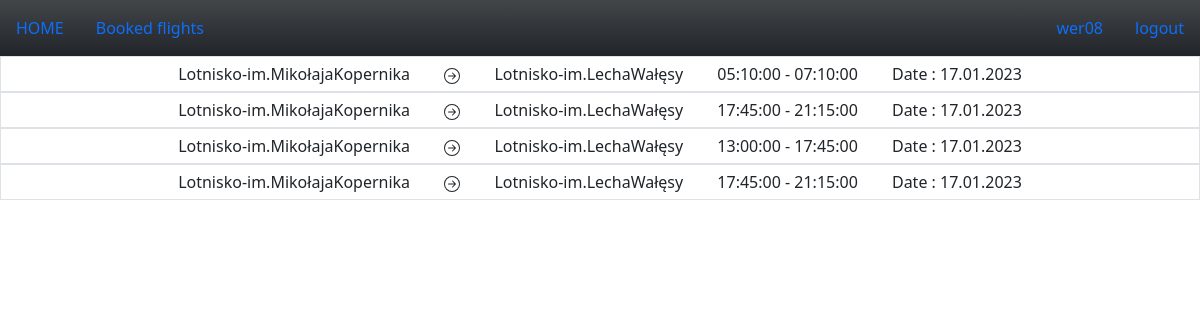
Page /bought (signed in) on the committed database.
### tables this page shows
CREATE TABLE airport (id INTEGER PRIMARY KEY, city varchar(250) NOT NULL, name varchar(250) NOT NULL);

CREATE TABLE "flight" (
	"id"	INTEGER,
	"departure_id"	INTEGER NOT NULL,
	"arrival_id"	INTEGER NOT NULL,
	"date"	date NOT NULL,
	"hour_start"	time NOT NULL,
	"hour_landing"	time NOT NULL,
	"price"	REAL,
	PRIMARY KEY("id")
);

### app.py (the view)
@app.route("/bought")
def bought():
    booked_flights = []
    booked_flights_id_cursor = db.execute("SELECT flight_id FROM booked WHERE user_id=?",(session["id"],))
    con.commit()
    booked_flights_id = booked_flights_id_cursor.fetchall()
    for booked_flight_id in booked_flights_id:
        booked_flight_cursor = db.execute("SELECT * FROM flight WHERE id = ?",booked_flight_id)
        con.commit()
        booked_flight = booked_flight_cursor.fetchone()
        departure_cursor = db.execute("SELECT name FROM airport WHERE id = ?",(booked_flight[1],))
        con.commit()
        departure = departure_cursor.fetchone()
        departure = departure[0]
        arrival_cursor = db.execute("SELECT name FROM airport WHERE id = ?",(booked_flight[2],))
        con.commit()
        arrival = arrival_cursor.fetchone()
        arrival = arrival[0]
        date_cursor = db.execute("SELECT date FROM flight WHERE id = ?",booked_flight_id)
        date_of_flight = date_cursor.fetchone()
        date_of_flight = date_of_flight[0]
        flight = (departure,arrival,booked_flight[3],booked_flight[4],booked_flight[5],date_of_flight)
        booked_flights.append(flight)
    return render_template("bought.html",booked_flights=booked_flights)

### templates/bought.html (shortened to what this page needs)
{% extends "layout.html" %}
{% block content %}
{%for flight in booked_flights%}
<div class ="border choice">
    <div>
        <span class = "start">
            {{flight[0]}}
        </span>
        <span>
        </span>
        <span class="finish">
            {{flight[1]}}
        </span>
        <span class="finish">{{flight[3]}} - {{flight[4]}}</span>
        <span class="finish">Date : {{flight[5]}}</span>
    </div>
</div>
{%endfor%}
{% endblock %}

### templates/layout.html (shortened to what this page needs)
<!doctype html>
<html lang="en">
  <head>
    <link rel="stylesheet" href="/static/style.css">
    <link href="https://cdn.jsdelivr.net/npm/bootstrap@5.2.0/dist/css/bootstrap.min.css" rel="stylesheet">
  </head>
  <body class = "text-center bg-image"
        style="background-image: url('https://www.familyvacationcritic.com/wp-content/uploads/sites/19/2018/11/bigstock-Family-on-beautiful-Anse-Solei-379327741-scaled.jpg');
                height: 100vh;">
    <nav class="navbar navbar-default bg-dark bg-gradient">
      <div>
        <ul class="nav">
          {% if not session.name %}
          <li class="nav-item">
            <a class="nav-link active" aria-current="page" href="/" class="link-light">HOME</a>
          </li>
          {% else %}
          <li class="nav-item">
            <a class="nav-link active" aria-current="page" href="/" class="link-light">HOME</a>
          </li>
          <li class="nav-item">
            <a class="nav-link active" aria-current="page" href="/bought" class="link-light">Booked flights</a>
          </li>
          {% endif %}
        </ul>
      </div>
      <div>
        <ul class="nav justify-content-end">
          {% if not session.name %}
          <li class="nav-item" my-2 my-sm-0>
            <a class="nav-link" href="/login" class="link-light">Log in</a>
          </li>
          <li class="nav-item" my-2 my-sm-0>
            <a class="nav-link" href="/register" class="link-light">Register</a>
          </li>
          {% else %}
          <li class="nav-item" me-auto my-2 my-sm-0>
            <a class="nav-link" href="/profil" class="link-light">{{ session.name }}</a>
          </li>
          <li class="nav-item" me-auto my-2 my-sm-0>
            <a class="nav-link" href="/logout" class="link-light">logout</a>
          </li>
          {% endif %}
        </ul>
      </div>
    </nav>
   {% block content %}{% endblock %}
  </body>
</html>

### static/style.css (style rules this page uses)
.start { margin-right: 30px; }
.finish { margin-left: 30px; }
@media (min-width: 992px) { body { margin-top: -58.59px; } }
.choice { background-color: rgba(255,255,255,0.5); padding: 5px; }

### rows in the picture
airport: name "Lotnisko-im.MikołajaKopernika" "Lotnisko-im.MikołajaKopernika" "Lotnisko-im.MikołajaKopernika" "Lotnisko-im.MikołajaKopernika"
airport: name "Lotnisko-im.LechaWałęsy" "Lotnisko-im.LechaWałęsy" "Lotnisko-im.LechaWałęsy" "Lotnisko-im.LechaWałęsy"
flight: hour_start "05:10:00", hour_landing "07:10:00", date "17.01.2023"
flight: hour_start "17:45:00" "17:45:00", hour_landing "21:15:00" "21:15:00", date "17.01.2023" "17.01.2023"
flight: hour_start "13:00:00", hour_landing "17:45:00", date "17.01.2023"

### other values in the picture
{{ session.name }} "wer08"
